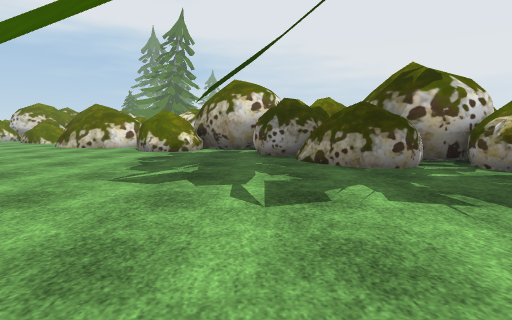
[1] (above)

24 first-person views from a walk through a scene from a Unity 3-D project. The camera is 1.2 m above the floor, tilts 6° down and sees 80° across. The floor is counted in squares, 2 m on a side. Each view is taken from the middle of a square. On the plan, view 1 faces up. The plan holds only what a view shows up to about 9 squares ahead; the rest is blank. The place goes on beyond the plan. The player is left out. Some surface patterns are stand-ins.

[2]
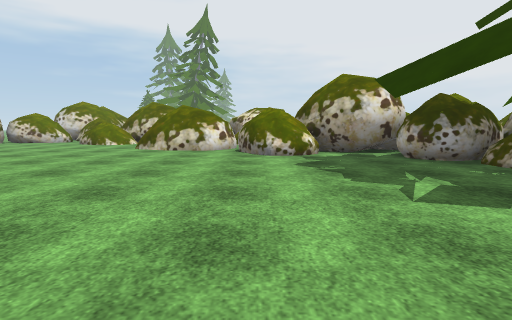

[3]
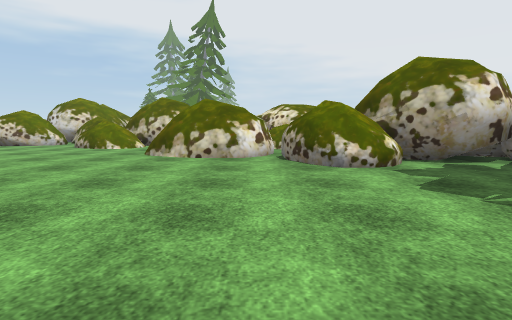

[4]
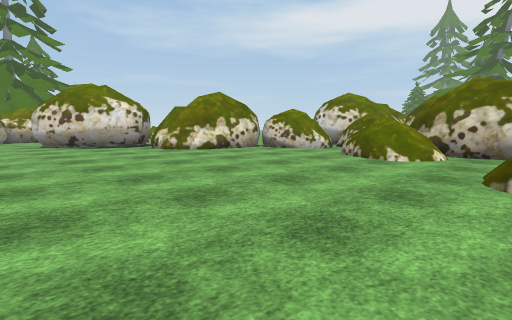

[5]
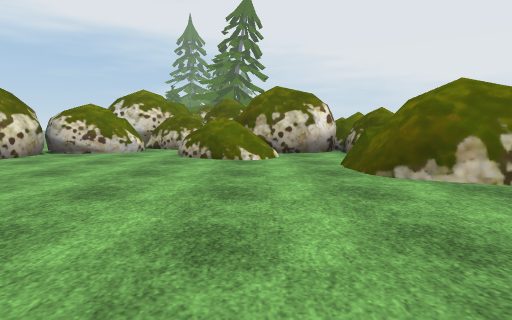

[6]
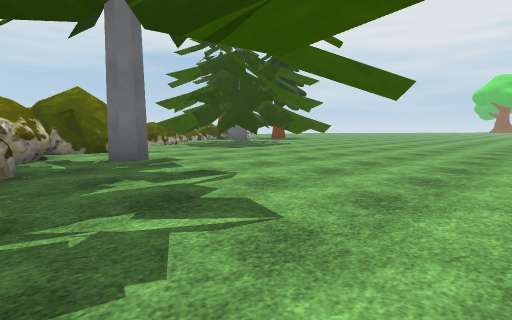

[7]
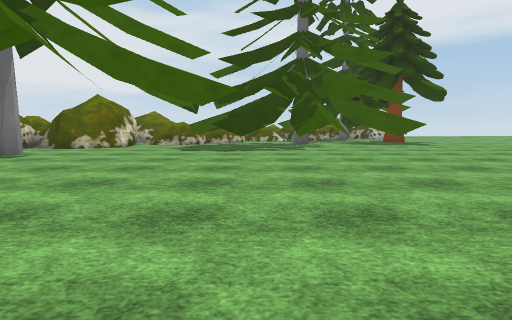

[8]
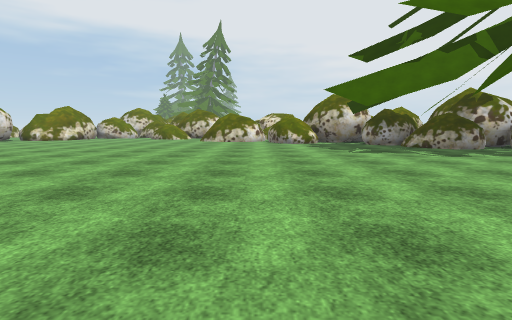

[9]
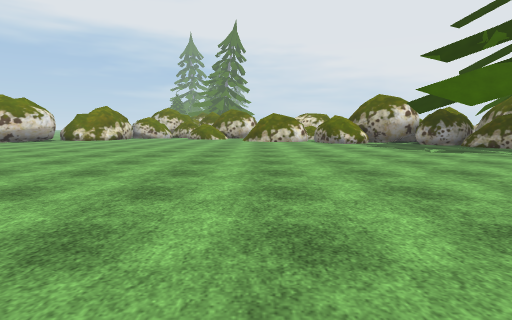

[10]
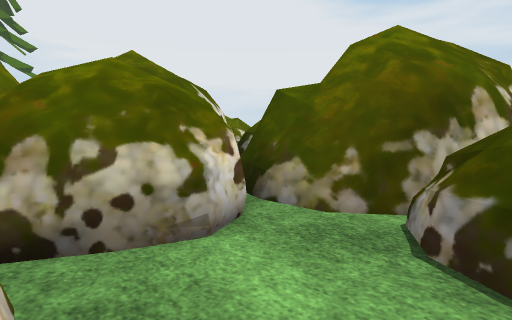

[11]
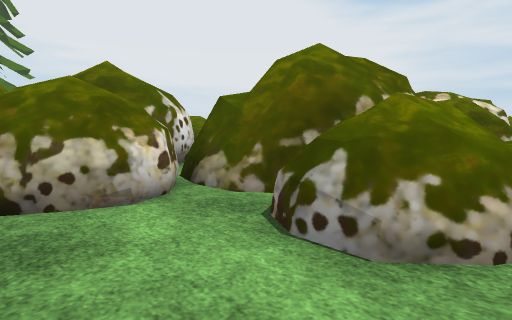

[12]
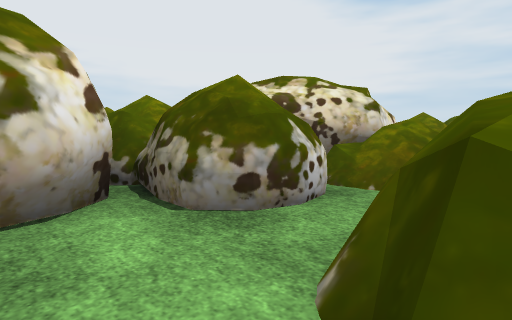

[13]
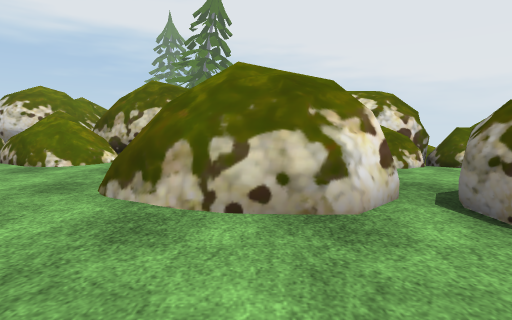

[14]
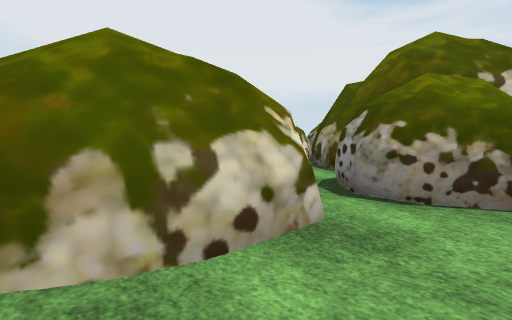

[15]
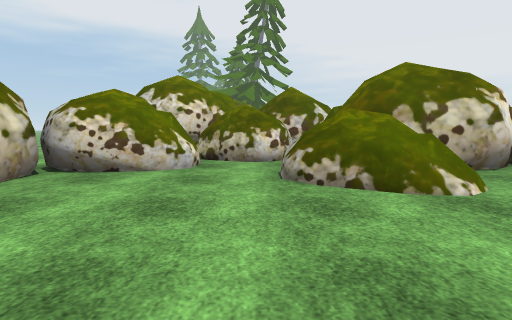

[16]
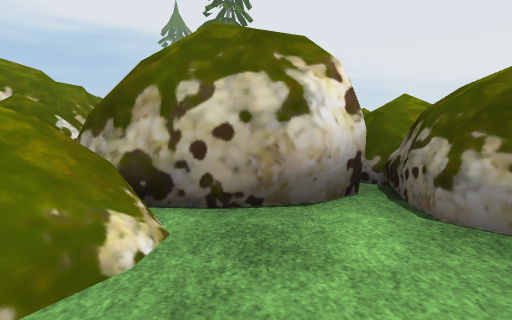

[17]
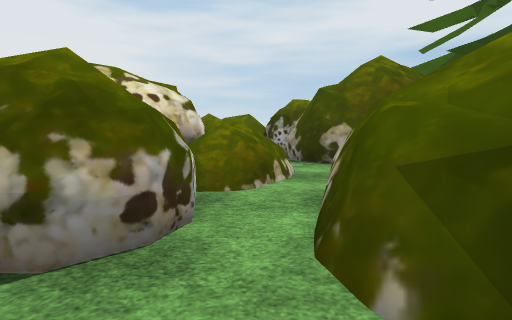

[18]
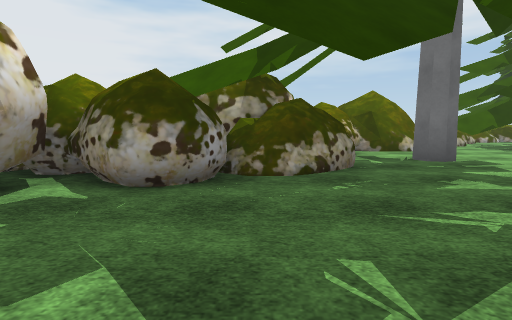

[19]
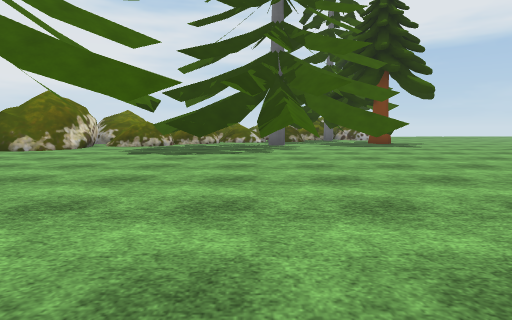

[20]
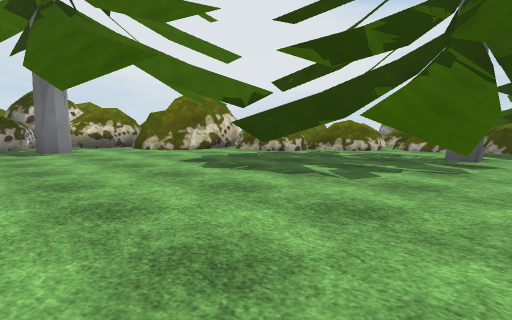

[21]
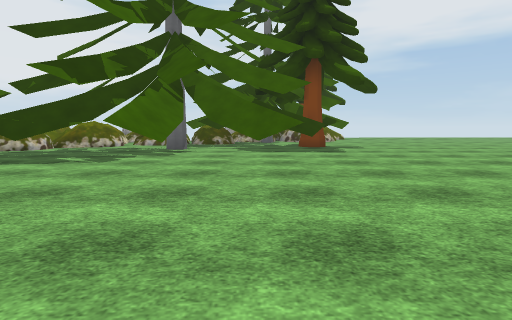

[22]
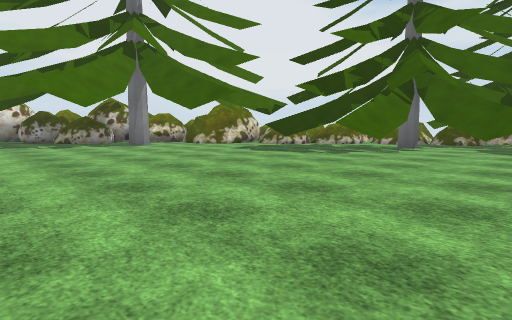

[23]
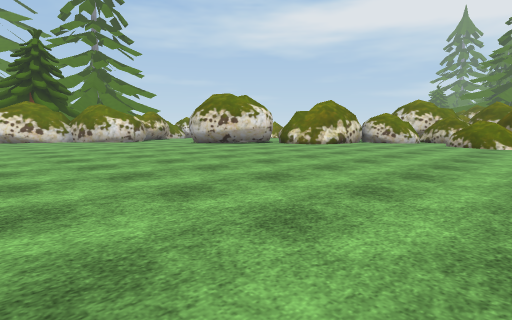

[24]
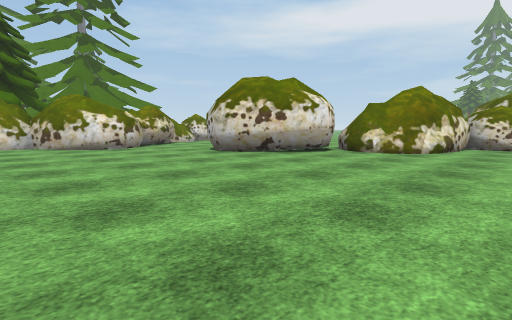

### Floor plan
Key: @ floor where view 1 was taken; # wall or solid block; . floor; = window, fence, low wall or low ledge; ^ raised ledge; R rock; O other object.
Columns run from 22 left of view 1 to 5 right of it. Each row starts with its distance up from view 1.
 20          OO
 19          OO     R
 18             RR RRO
 17            ##RRR O
 16           ##RR#RRO   OO
 15            RR####R   OO
 14          RRR.####R##
 13          #R..RR#RRR#####
 12          #...RR... ==###
 11        ###......#######RRO
 10       ##........###R## ROO
  9      ##............RR#####
  8     ##.............RR.#RR#
  7   #...................RR##
  6  ##....................RR#
  5 ##................... .#R#RR
  4 #.........................RR
  3      ....................#.#
  2      ............... ......#
  1           ..................
  0             ......... @.....
 -1              ......... ....
 -2               .......... ..^
 -3                ............#
 -4                 . ........##
 -5                     ......##
 -6                     .......#
 -7                     .......#
 -8                     .......^
 -9                        .....
-10                         ....

Where each view was taken, in squares from view 1:
view 1: 0 up, 0 right, facing up
view 2: 1 up, 3 left, facing up
view 3: 3 up, 4 left, facing up
view 4: 6 up, 6 left, facing up-left
view 5: 6 up, 8 left, facing up
view 6: 5 up, 3 left, facing down-right
view 7: 3 down, 4 left, facing right
view 8: 4 down, 4 left, facing up
view 9: 4 down, 6 left, facing up
view 10: 13 up, 11 left, facing up-right
view 11: 12 up, 11 left, facing up-right
view 12: 11 up, 7 left, facing up-right
view 13: 7 up, 5 left, facing up
view 14: 8 up, 6 left, facing up-right
view 15: 9 up, 10 left, facing up
view 16: 11 up, 7 left, facing up
view 17: 12 up, 7 left, facing right
view 18: 6 up, 3 left, facing right
view 19: 4 down, 3 left, facing right
view 20: 6 down, 1 right, facing up-right
view 21: 7 down, 1 left, facing right
view 22: 8 down, 2 left, facing up-right
view 23: 1 up, 7 left, facing up-left
view 24: 3 up, 11 left, facing up-left
